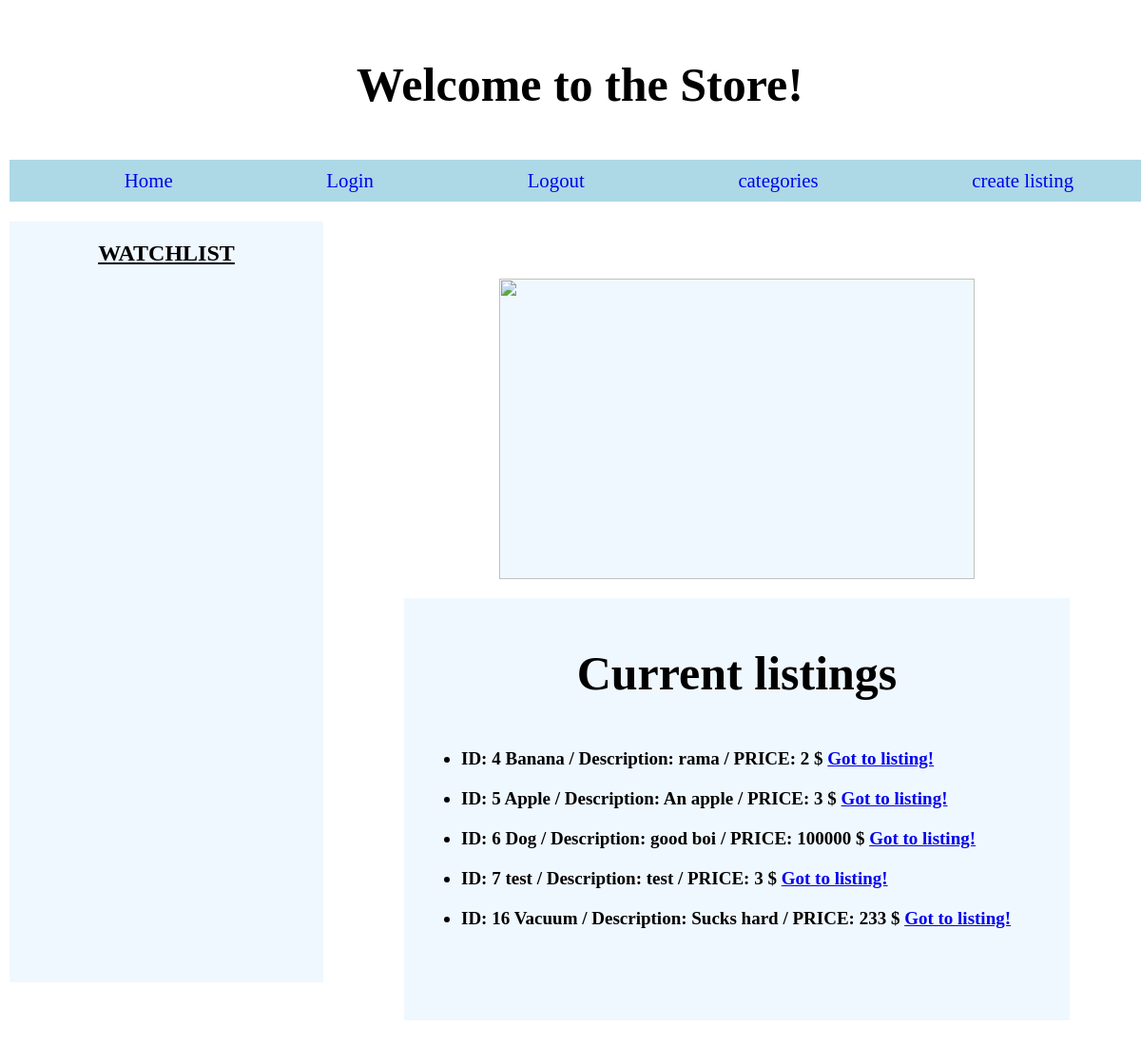
Page /Sales/ on the committed database.
### Sales/models.py (models this page shows, shortened)
class sales(models.Model):
    id = models.AutoField(auto_created = True, primary_key = True)
    pic = models.CharField(max_length= 100, default = "A pic would go here")
    name = models.CharField(max_length = 100)
    description = models.CharField(max_length = 100)
    category = models.ForeignKey(cates, on_delete = models.CASCADE, blank = True)
    price = models.IntegerField()

### Sales/views.py (the view)
# urls.py: path("", views.index, name ="index"),
def index(request):
    if request.user.is_authenticated:
        if watchlist.objects.all():
            watch_listH = watchlist.objects.all()
            return render(request,"sales/index.html", {
            "title" : "Welcome to the Store!",
            "listings" : sales.objects.all(),
            "add_toWatchlist": "Add to watchlist!",
            "watch":watch_listH
            } )
        else:
            return render(request,"sales/index.html", {
            "title" : "Welcome to the Store!",
            "listings" : sales.objects.all(),
            "add_toWatchlist": "Add to watchlist!",
        } )
    else:
        return render(request,"sales/index.html", {
            "title" : "Welcome to the Store!",
            "listings" : sales.objects.all()
        } )

### Sales/templates/sales/index.html (shortened to what this page needs)
{% extends "sales/layout.html" %}
{% block pic %}
    <img src = "/home/deadlyroadsign/2307Django/SaleSite/Sales/templates/sales/entriesPic/placeholder.png" height = "100%" width = "100%">
{% endblock %}
{% block article %}
    <h1>Current listings</h1>
    <ul>
        {% for listing in listings %}
            <li class = "lisUL">ID: {{ listing.id }} {{listing.name}} / Description: {{listing.description}} / PRICE: {{listing.price}} $  <a href ="{% url 'Sales:listingSite' Sid=listing.id  %}"> Got to listing!</a></li>
        {% endfor %}
    </ul>
{% endblock %}

### Sales/static/sales/styles.css (style rules this page uses)
h1 { text-align: center; margin: 50px; font-size: 50px; }
body { margin: 0; height: 100%; width: 100%; padding: 10px; }
.lisUL { font-size: 19px; font-weight: bold; margin: 20px; }

### rows in the picture
sales: id "4", name "Banana", description "rama", price "2"
sales: id "5", name "Apple", description "An apple", price "3"
sales: id "6", name "Dog", description "good boi", price "100000"
sales: id "7", name "test", description "test", price "3"
sales: id "16", name "Vacuum", description "Sucks hard", price "233"

### other values in the picture
{{ title }} "Welcome to the Store!"
